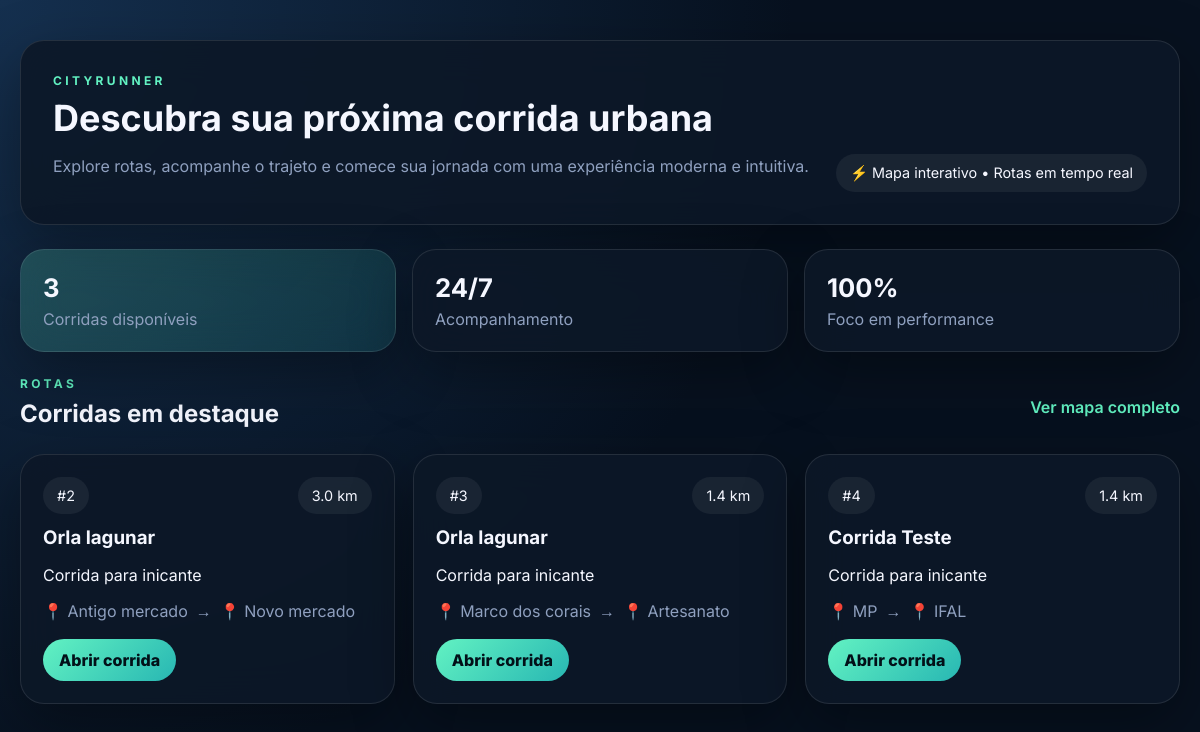
Page /corridas/ on the earlier database version.
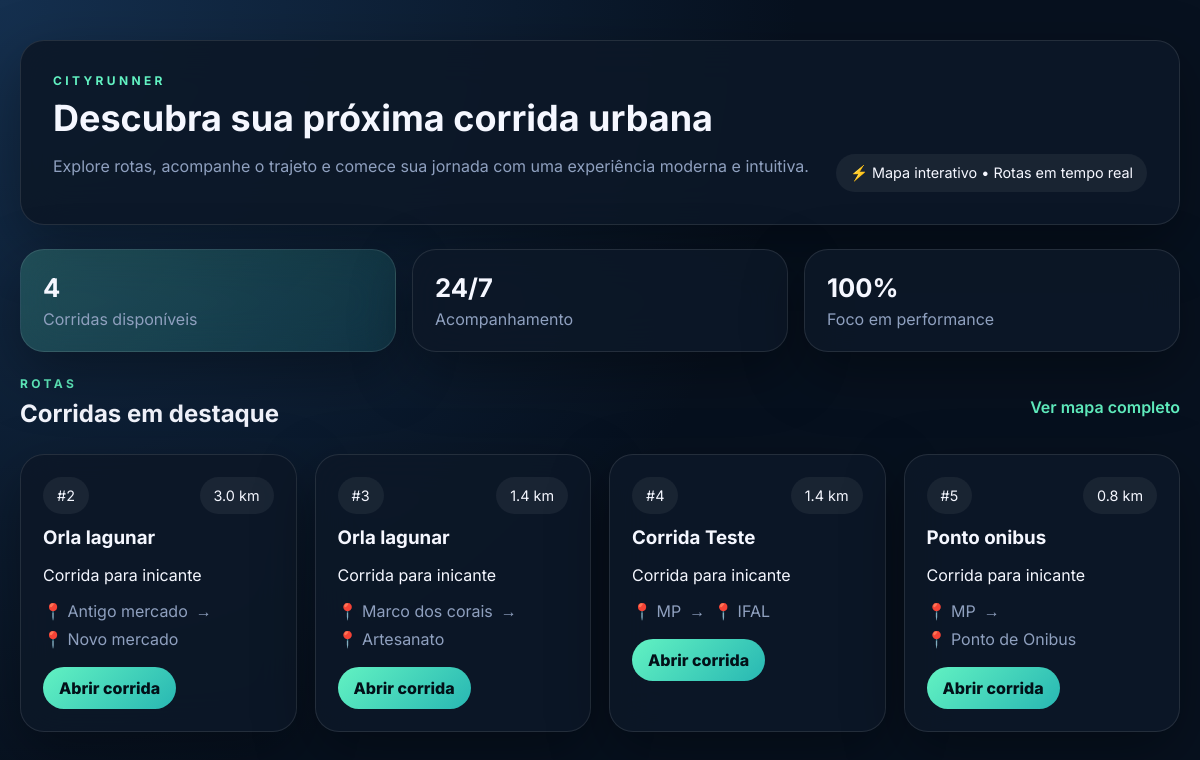
Same page on the later database version.
### corridas/models.py (models this page shows, shortened)
class Corrida(models.Model):
    nome = models.CharField(max_length=100)
    local_inicio = models.CharField(max_length=100)
    local_fim = models.CharField(max_length=100)
    distancia = models.FloatField()
    descricao = models.TextField()
    origem_latitude = models.FloatField(null=True, blank=True)
    origem_longitude = models.FloatField(null=True, blank=True)
    destino_latitude = models.FloatField(null=True, blank=True)
    destino_longitude = models.FloatField(null=True, blank=True)

### corridas/views.py (the view)
# urls.py: path('', views.corrida_list, name='corrida_list'),
def corrida_list(request):
    corridas = Corrida.objects.all().order_by("id")
    return render(request, "corrida_list.html", {"corridas": corridas})

### corridas/templates/corrida_list.html (shortened to what this page needs)
{% load static %}
<!DOCTYPE html>
<html lang="pt-BR">
<head>
    <link rel="stylesheet" href="{% static 'style.css' %}">
</head>
<body>
    <div class="page-shell">
        <header class="hero-card">
            <div>
                <p class="eyebrow">CityRunner</p>
                <h1>Descubra sua próxima corrida urbana</h1>
                <p class="hero-text">Explore rotas, acompanhe o trajeto e comece sua jornada com uma experiência moderna e intuitiva.</p>
            </div>
            <div class="hero-pill">⚡ Mapa interativo • Rotas em tempo real</div>
        </header>
        <section class="stats-grid">
            <article class="stat-card accent">
                <span class="stat-number">{{ corridas.count }}</span>
                <span class="stat-label">Corridas disponíveis</span>
            </article>
            <article class="stat-card">
                <span class="stat-number">24/7</span>
                <span class="stat-label">Acompanhamento</span>
            </article>
            <article class="stat-card">
                <span class="stat-number">100%</span>
                <span class="stat-label">Foco em performance</span>
            </article>
        </section>
        <section class="list-section">
            <div class="section-title-row">
                <div>
                    <p class="eyebrow">Rotas</p>
                    <h2>Corridas em destaque</h2>
                </div>
                <a href="#" class="ghost-link">Ver mapa completo</a>
            </div>
            <div class="card-grid">
                {% for corrida in corridas %}
                <article class="race-card">
                    <div class="card-top">
                        <span class="card-badge">#{{ corrida.id }}</span>
                        <span class="card-meta">{{ corrida.distancia }} km</span>
                    </div>
                    <h3>{{ corrida.nome }}</h3>
                    <p>{{ corrida.descricao|truncatechars:120 }}</p>
                    <div class="route-row">
                        <span>📍 {{ corrida.local_inicio }}</span>
                        <span>→</span>
                        <span>📍 {{ corrida.local_fim }}</span>
                    </div>
                    <a class="primary-btn" href="{% url 'corrida_detail' corrida.id %}">Abrir corrida</a>
                </article>
                {% empty %}
                <article class="empty-card">
                    <h3>Nenhuma corrida cadastrada ainda</h3>
                    <p>Adicione uma corrida pela API para visualizá-la aqui.</p>
                </article>
                {% endfor %}
            </div>
        </section>
    </div>
</body>
</html>

### corridas/static/style.css (style rules this page uses)
:root { color-scheme: dark; --bg: #07111f; --panel: rgba(13, 24, 39, 0.9); --panel-2: rgba(255, 255, 255, 0.06); --text: #f5f7ff; --muted: #8fa0bf; --accent: #62f2c2; --accent-strong: #28b7b3; --border: rgba(255, 255, 255, 0.1); --shadow: 0 20px 60px rgba(0, 0, 0, 0.35); }
* { box-sizing: border-box; }
body { margin: 0; font-family: 'Inter', sans-serif; background: radial-gradient(circle at top left, #15304f, var(--bg) 55%); color: var(--text); min-height: 100vh; }
.page-shell { max-width: 1200px; margin: 0 auto; padding: 40px 20px 80px; }
.hero-card, .race-card, .map-card, .info-card, .stat-card, .empty-card { background: var(--panel); border: 1px solid var(--border); border-radius: 24px; box-shadow: var(--shadow); backdrop-filter: blur(20px); }
.hero-card { padding: 32px; display: flex; justify-content: space-between; align-items: flex-end; gap: 20px; margin-bottom: 24px; }
.eyebrow { text-transform: uppercase; letter-spacing: 0.28em; font-size: 0.75rem; color: var(--accent); margin: 0 0 8px; font-weight: 700; }
h1, h2, h3, h4 { margin: 0 0 10px; }
h1 { font-size: clamp(1.9rem, 3vw, 2.8rem); }
.hero-text, .muted, .route-info, .comment-item p { color: var(--muted); }
.hero-pill, .card-badge, .pill, .card-meta { display: inline-flex; align-items: center; padding: 10px 14px; border-radius: 999px; background: var(--panel-2); color: var(--text); font-size: 0.9rem; }
.stats-grid { display: grid; grid-template-columns: repeat(3, minmax(0, 1fr)); gap: 16px; margin-bottom: 24px; }
.stat-card { padding: 22px; }
.stat-card.accent { background: linear-gradient(135deg, rgba(98,242,194,0.2), rgba(40,183,179,0.15)); }
.stat-number { display: block; font-size: 1.6rem; font-weight: 700; margin-bottom: 6px; }
.stat-label { color: var(--muted); }
.list-section { margin-top: 10px; }
.section-title-row { display: flex; justify-content: space-between; align-items: center; margin-bottom: 16px; }
.ghost-link, .back-link { color: var(--accent); text-decoration: none; font-weight: 600; }
.card-grid { display: grid; grid-template-columns: repeat(auto-fit, minmax(260px, 1fr)); gap: 18px; }
.race-card, .empty-card { padding: 22px; }
.card-top { display: flex; justify-content: space-between; margin-bottom: 12px; }
.route-row { display: flex; flex-wrap: wrap; gap: 8px; color: var(--muted); margin: 14px 0 18px; }
.primary-btn { border: none; padding: 11px 16px; border-radius: 999px; background: linear-gradient(135deg, var(--accent), var(--accent-strong)); color: #021018; font-weight: 800; cursor: pointer; text-decoration: none; display: inline-flex; align-items: center; justify-content: center; }

Differences in the rows shown:
added Corrida: id "5", distancia "0.8", nome "Ponto onibus", descricao "Corrida para inicante", local_inicio "MP", local_fim "Ponto de Onibus"
Other differences:
{{ corridas.count }}: "3" → "4"
